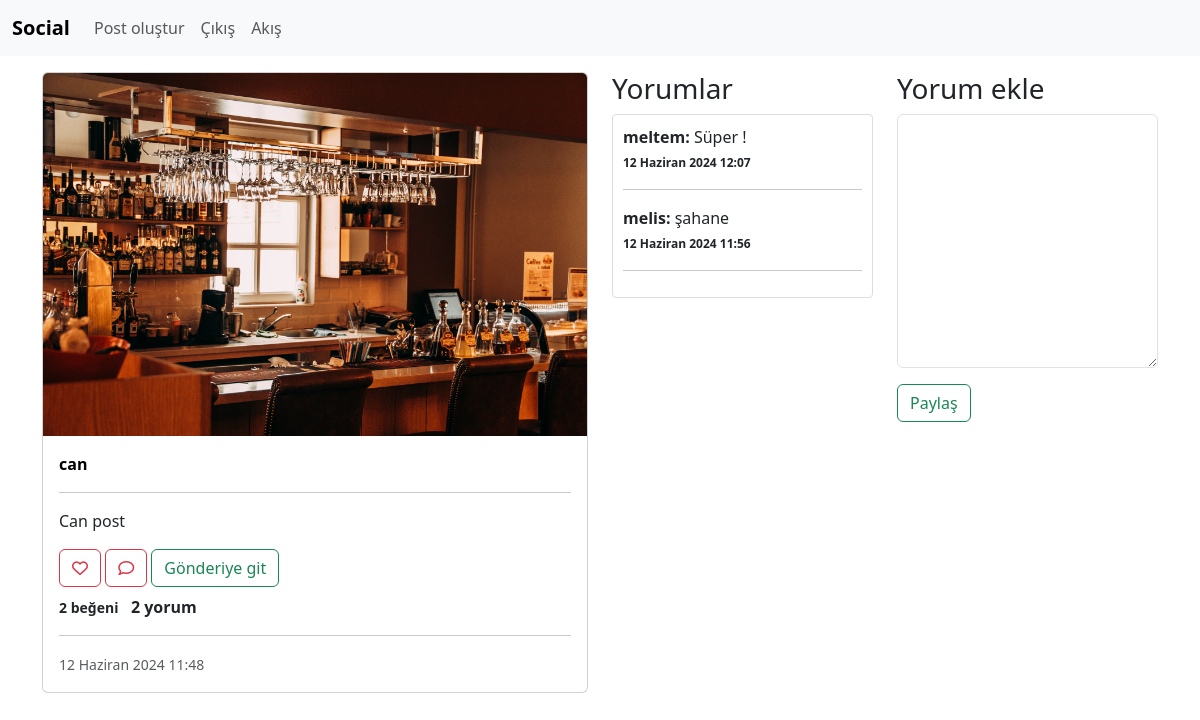
The app's page /posts/post/54/add-comment/ (signed in) with its own data.
### postplatform/models.py (models this page shows, shortened)
class Posts(models.Model):
    image = models.FileField(upload_to='user_posts_file', default="")
    description =  models.CharField(max_length=100)
    date = models.DateTimeField(auto_now=True)
    isActive = models.BooleanField(default=True)
    user = models.ForeignKey(User, default=1, on_delete=models.CASCADE, related_name='user')
    liked = models.ManyToManyField(User, default=None, blank=True, related_name='liked')

class Comment(models.Model):
    post = models.ForeignKey(Posts, related_name="comments", on_delete=models.CASCADE)
    user = models.ForeignKey(User, on_delete=models.CASCADE)
    content = models.TextField()
    created_at = models.DateTimeField(auto_now_add=True)

### postplatform/views.py (the view)
# urls.py: path('post/<int:post_id>/add-comment/', views.add_comment, name='add_comment'),
@login_required()
def add_comment(request, post_id):
    post = get_object_or_404(Posts, id=post_id)
    comments = post.comments.all().order_by('-created_at')
    if request.method == "POST":
        form = CommentForm(request.POST)
        if form.is_valid():
            comment = form.save(commit=False)
            comment.user = request.user
            comment.post = post
            comment.save()
            return redirect('add_comment', post_id=post.id)
    else:
        form = CommentForm()
    return render(request, 'postplatform/add-comment.html', {
        'form': form,
        'post': post,
        'comments':comments,
    })

### postplatform/forms.py
class CommentForm(forms.ModelForm):
    class Meta:
        model = Comment
        fields = ("content",)
        labels = {
            "content": ""
        }
        widgets = {
            "content": Textarea(attrs={"class":"form-control"})
        }

### postplatform/templates/postplatform/add-comment.html (shortened to what this page needs)
{% extends 'base.html' %}
{% load static %}
{% block css_files %}
    <link href="https://cdn.jsdelivr.net/npm/bootstrap@5.3.3/dist/css/bootstrap.min.css" rel="stylesheet">
    <link rel="stylesheet" href="https://cdnjs.cloudflare.com/ajax/libs/font-awesome/6.5.2/css/all.min.css" />
    <link rel="stylesheet" href="{% static 'css/style.css' %}">
{% endblock  %}
{% block content %}
  <div class="container mt-3">
    <div class="row">
      <div class="col-md-6">
        {% include "postplatform/partials/_postcard.html" %}
      </div>
      <div class="col-md-3">
        <h3>Yorumlar</h3>
        <div class="comments-section">
          {% for comment in comments %}
            <strong>{{ comment.user.username }}:</strong> {{ comment.content }} <br>
            <strong style="font-size:12px">{{ comment.created_at }}</strong>
            <hr>
          {% endfor %}
        </div>
      </div>
      <div class="col-md-3">
        <h3>Yorum ekle {{ post.content }}</h3>
        <form method="POST">
          {{ form.as_p }}
          <button type="submit" class="btn btn-outline-success">Paylaş</button>
        </form>
      </div>
    </div>
  </div>
{% endblock %}

### postplatform/templates/postplatform/partials/_postcard.html (shortened to what this page needs)
{% load static %}
<div class="card mb-3">
    {% if post.image.url|slice:"-4:" == ".mp4" %}
      <video controls class="card-img-top img-fluid">
          <source src="{{ post.image.url }}" type="video/mp4">
          Tarayıcınız video etiketini desteklemiyor.
      </video>
    {% else %}
      <img src="{{ post.image.url }}" class="card-img-top img-fluid" alt="...">
    {% endif %}
    <div class="card-body">
      <p><strong><a {% if post.user == request.user %}href="{% url 'user_profile' user.id %}" {% else %} href="{% url 'profile_view' post.user.id %}"{% endif %}>{{ post.user.username }}</a></strong></p>
      <hr>
      <p class="card-text">{{ post.description }}</p>
      <div class="row">
        <div class="col-sm-12 d-flex justify-content-start mb-2">
          <form action="{% url 'like-post' %}" method="POST">
            {% if user.is_authenticated %}
              {% if user not in post.liked.all %}
                <button class="btn btn-outline-danger"><i class="fa-regular fa-heart"></i></button>&nbsp;
              {% else %}
                <button class="btn btn-outline-danger active"><i class="fa-regular fa-heart"></i></button>&nbsp;
              {% endif %}
            {% endif %}
          </form>
          <a href="{% url 'add_comment' post.id %}" class="btn btn-outline-danger"><i class="fa-regular fa-comment"></i></a>&nbsp;
          <a href="{% url 'post_detail' post.id %}" class="btn btn-outline-success">Gönderiye git</a>
        </div>
      </div>
      <strong style="font-size:14px">{{ post.liked.all.count }} beğeni</strong> &nbsp; <strong>{{ post.comments.all.count }} yorum</strong>
      <hr>
      <p class="card-text"><small class="text-body-secondary">{{ post.date }}</small></p>
    </div>
  </div>

### static/css/style.css (style rules this page uses)
html, body { height: 100%; margin: 0; padding: 0; }
a { color: #000; font-weight: 700; text-decoration: none; }
.comments-section { max-height: 615px; overflow-y: auto; padding: 10px; border: 1px solid #ddd; border-radius: 4px; background-color: #ffffff; }

### records on screen
Posts: image (picture), user.username "can", description "Can post", liked.all.count "2", comments.all.count "2", date "12 Haziran 2024 11:48"
Comment: user.username "meltem", content "Süper !", created_at "12 Haziran 2024 12:07"
Comment: user.username "melis", content "şahane", created_at "12 Haziran 2024 11:56"
